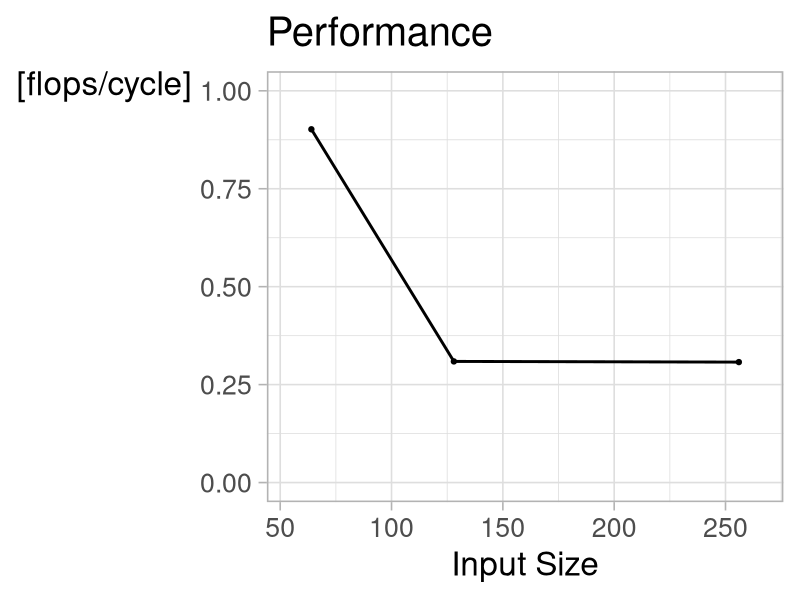
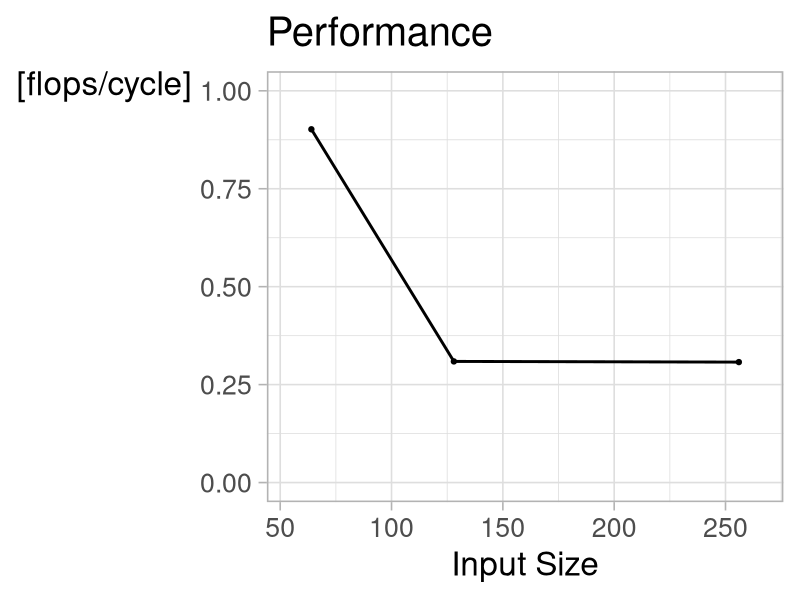

Source code (R) for these figures, in order:
library(ggplot2)
library(svglite)

## read files
df64 = read.csv("data/lena_64.csv", sep=';')
df128 = read.csv("data/monkey_128.csv", sep=';')
df256 = read.csv("data/lena_256.csv", sep=';')
## df512 = read.csv("data/lena_512.csv", sep=';')

## create dataframe
df = data.frame(
    c(64,
      128,
      256),
    c(mean(df64$flops.cycle),
      mean(df128$flops.cycle),
      mean(df256$flops.cycle))
)
colnames(df) = c("size", "performance")

## colnames(df) = c("n", "mean")

## breaks = seq(64,128,256)
## minor_breaks = seq(0,23,1)
## labels = c("0",expression(2^{4}),expression(2^{8}), expression(2^{12}), expression(2^{16}), expression(2^{20}))


## Create plot
theme_set(theme_light(base_size = 24))
image = ggplot(data=df, aes(x=size)) +
    ggtitle("Performance") +
    geom_line(aes(y=performance), lwd=1) +
    geom_point(aes(y=performance), lwd=2) +
    scale_x_continuous(
        name="Input Size",
        expand = c(0, 20),
        ) +
    scale_y_continuous(name=("[flops/cycle]"), limits=c(0,1)) +
    theme(
        axis.title.y = element_text(angle=0),
        legend.position = "none",
        legend.title = element_blank())

## old homework plot
##     geom_line(aes(y=mean, color="3c"), lwd=2) +
##     geom_point(aes(y=mean, color="3c"), lwd=4) +
##     geom_label(aes(x = 12, y = 7, label = "-O3 -march=native", color = "3c"), lwd=8) +
##     scale_x_continuous(breaks=breaks, labels=labels, expand = c(0, 2), minor_breaks=minor_breaks) +
##     scale_y_continuous(name=("[flops/cycle]"), limits=c(0,8)) +
##     theme(legend.position = c(0, 1),legend.justification = c(0, 1)) +
##     theme(
##         axis.title.y = element_text(angle=0),
##         legend.position = "none",
##         legend.title = element_blank())

## display image
image

## save as svg
ggsave(file="performance.pdf", plot=image, width=16, height=10)
